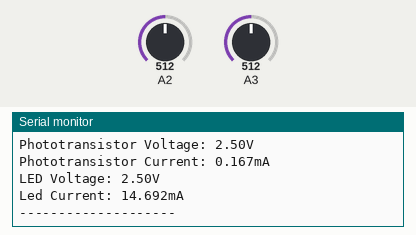
The sketch below on a simulated Arduino Uno, built with avr-gcc and run on an emulated ATmega328P. Shown: the last lines printed to the serial monitor. Inputs (shaded band) come from the test bench; at power-on: A2 = 512, A3 = 512.

Above: at 1.8 s.
1.9 s: A2 set to 716
At 2.7 s:
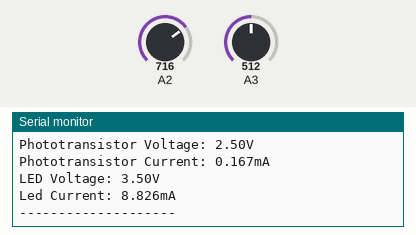
3.4 s: A3 set to 716
4.9 s: A2 set to 900
At 6.2 s:
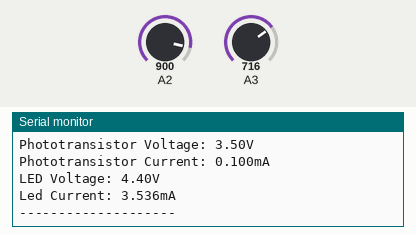
6.4 s: A3 set to 900
Timing chart, 0 to 8.9 s (numbered marks = the images above; inputs shaded):
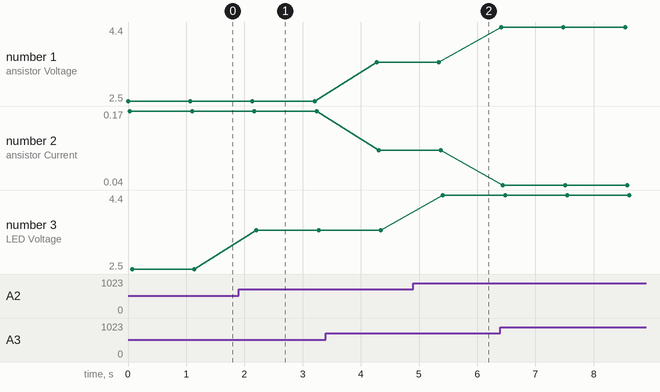

The sketch:

TCRT5000_sensor_experiment.ino
```cpp
int sensor_value_pt;
int sensor_value_led;
float voltage_pt;
float voltage_led;
float current_pt;
float current_led;

void setup()
{
Serial.begin(9600);
}

void loop()
{
  sensor_value_pt = analogRead(A3);

  voltage_pt = sensor_value_pt * (5.0 / 1023.0);
  Serial.print("Phototransistor Voltage: ");
  Serial.print(voltage_pt);
  Serial.print("V");
  Serial.println();

  current_pt = ((5.0 - voltage_pt) / 15000) * 1000;
  Serial.print("Phototransistor Current: ");
  Serial.print(current_pt,3);
  Serial.print("mA");
  Serial.println();

  delay(1);

  sensor_value_led = analogRead(A2);

  voltage_led = sensor_value_led * (5.0 / 1023);
  Serial.print("LED Voltage: ");
  Serial.print(voltage_led);
  Serial.print("V");
  Serial.println();


  current_led = ((5.0 - voltage_led) / 170) * 1000;
  Serial.print("Led Current: ");
  Serial.print(current_led, 3);
  Serial.print("mA");
  Serial.println();

  Serial.println("--------------------");

  delay(1000);
}
```

Measured:
- after the input at 1.9 s, the serial monitor: prints a new line after 0.31 s (image 1)
- after the input at 4.9 s, the serial monitor: prints a new line after 0.51 s (image 2)
- plotted number 2: 0.17 → 0.1 after the input at 3.4 s, 0.1 → 0.04 after the input at 6.4 s
- plotted number 3: 2.5 → 3.5 after the input at 1.9 s, 3.5 → 4.4 after the input at 4.9 s
